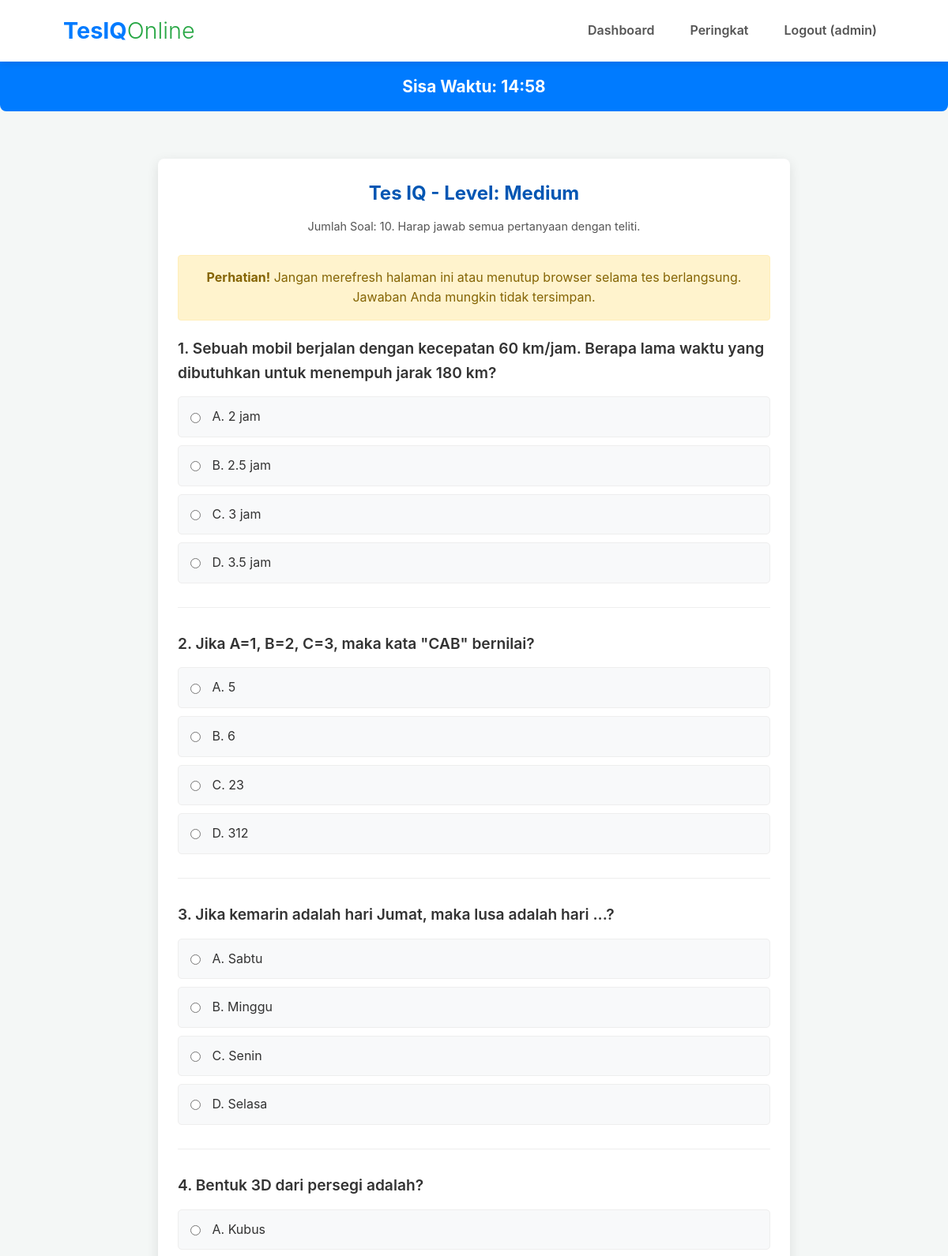
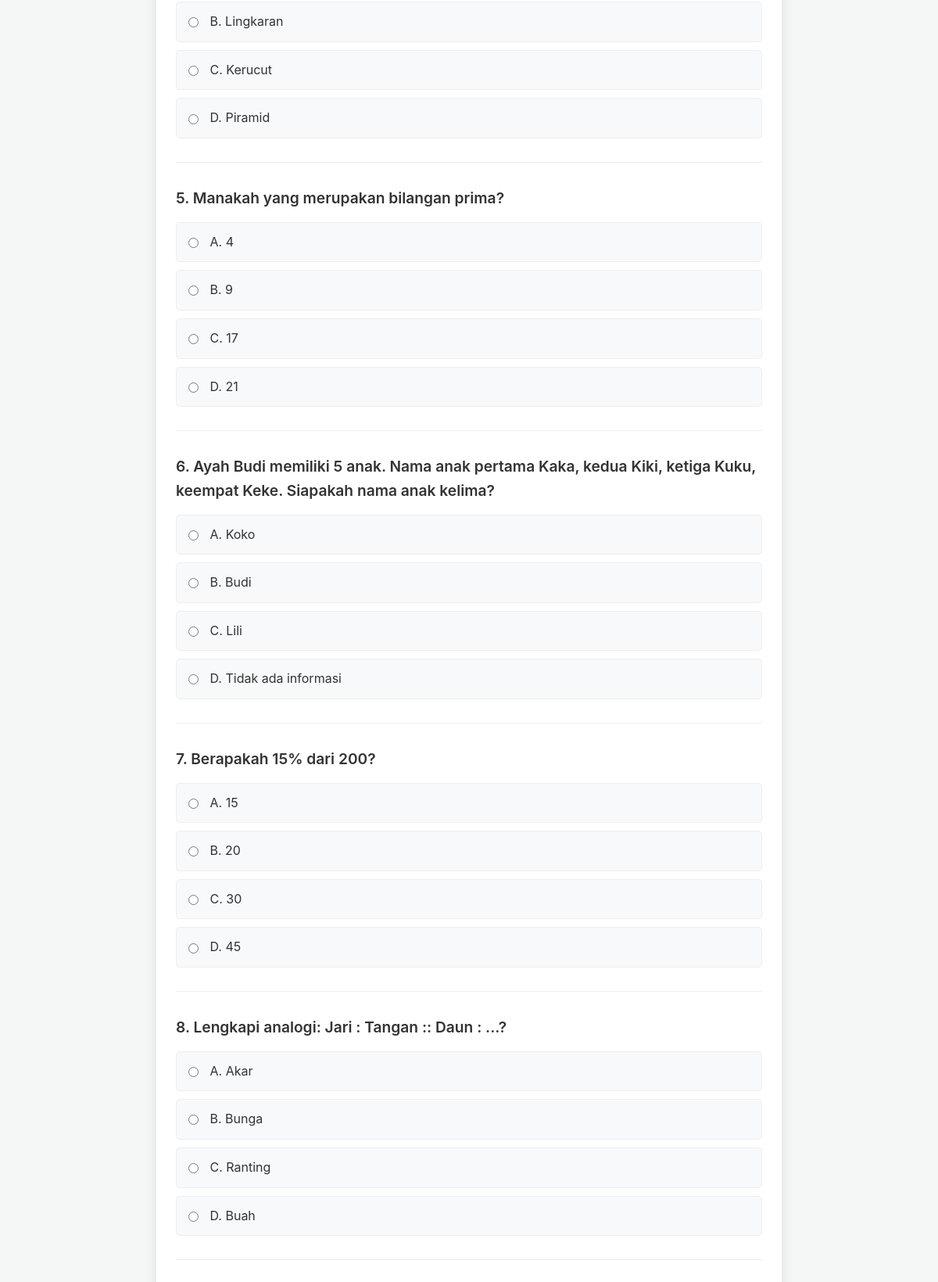
Screenshot of /test.php?level_id=2 (signed in, upper part) with the database file from the repository (2 pictures, top to bottom).
### tables this page shows
CREATE TABLE levels (
    id INT AUTO_INCREMENT PRIMARY KEY,
    level_name VARCHAR(50) NOT NULL UNIQUE,
    description TEXT
);

CREATE TABLE questions (
    id INT AUTO_INCREMENT PRIMARY KEY,
    level_id INT NOT NULL,
    question_number INT NOT NULL,
    question_text TEXT NOT NULL,
    option_a VARCHAR(255) NOT NULL,
    option_b VARCHAR(255) NOT NULL,
    option_c VARCHAR(255) NOT NULL,
    option_d VARCHAR(255) NOT NULL,
    correct_option CHAR(1) NOT NULL,
    points INT NOT NULL DEFAULT 10,
    created_at TIMESTAMP DEFAULT CURRENT_TIMESTAMP,
    FOREIGN KEY (level_id) REFERENCES levels(id) ON DELETE CASCADE,
    CONSTRAINT question_per_level UNIQUE (question_text, level_id),
    CONSTRAINT number_per_level UNIQUE (question_number, level_id)
);

### test.php (the view, shortened to what this page needs)
<?php
require_once 'config/db.php';
$level_id = intval($_GET['level_id']);
$stmt_level = $conn->prepare("SELECT level_name, description FROM levels WHERE id = ?");
$stmt_level->bind_param("i", $level_id);
$stmt_level->execute();
$result_level = $stmt_level->get_result();
$level_data = $result_level->fetch_assoc();
$level_name = $level_data['level_name'];
$jumlah_soal_per_tes = 10;
$questions = [];
$stmt_questions = $conn->prepare("SELECT id, question_text, option_a, option_b, option_c, option_d FROM questions WHERE level_id = ? ORDER BY RAND() LIMIT ?");
$stmt_questions->bind_param("ii", $level_id, $jumlah_soal_per_tes);
$stmt_questions->execute();
$result_questions = $stmt_questions->get_result();
if ($result_questions->num_rows > 0) {
    while ($row = $result_questions->fetch_assoc()) {
        $questions[] = $row;
    }
}
$waktu_per_soal_detik = 90;
$total_waktu_tes_detik = count($questions) * $waktu_per_soal_detik;
?>
<!DOCTYPE html>
<html lang="id">
<head>
    <link rel="stylesheet" href="assets/css/style.css">
    <link rel="stylesheet" href="assets/css/test.css">
</head>
<body>
    <header>
        <div class="container">
            <div class="logo">
                 <h1><a href="index.php" style="text-decoration: none; color: inherit;">TesIQ<span class="logo-online">Online</span></a></h1>
            </div>
            <nav>
                <ul>
                    <li><a href="dashboard_user.php">Dashboard</a></li>
                    <li><a href="ranking.php">Peringkat</a></li>
                    <li><a href="logout.php">Logout (<?php echo htmlspecialchars($_SESSION['username']); ?>)</a></li>
                </ul>
            </nav>
        </div>
    </header>
    <div class="timer" id="timer">
        Sisa Waktu: <span id="time">--:--</span>
    </div>
    <main>
        <div class="test-container" data-timeleft="<?php echo $total_waktu_tes_detik; ?>">
            <h2 style="text-align:center; margin-bottom:10px; color:#0056b3;">Tes IQ - Level: <?php echo htmlspecialchars($level_name); ?></h2>
            <p style="text-align:center; margin-bottom:25px; font-size:0.9em; color:#555;">Jumlah Soal: <?php echo count($questions); ?>. Harap jawab semua pertanyaan dengan teliti.</p>
            <div class="warning-message">
                <strong>Perhatian!</strong> Jangan merefresh halaman ini atau menutup browser selama tes berlangsung. Jawaban Anda mungkin tidak tersimpan.
            </div>
            <form action="submit_test.php" method="POST" id="testForm">
                <?php foreach ($questions as $index => $q): ?>
                    <div class="question-block">
                        <p class="question-text"><?php echo ($index + 1) . ". " . htmlspecialchars($q['question_text']); ?></p>
                        <div class="options">
                            <input type="hidden" name="questions_ids[<?php echo $q['id']; ?>]" value="<?php echo $q['id']; ?>"> <label>
                                <input type="radio" name="answers[<?php echo $q['id']; ?>]" value="A" required>
                                A. <?php echo htmlspecialchars($q['option_a']); ?>
                            </label>
                            <label>
                                <input type="radio" name="answers[<?php echo $q['id']; ?>]" value="B">
                                B. <?php echo htmlspecialchars($q['option_b']); ?>
                            </label>
                            <label>
                                <input type="radio" name="answers[<?php echo $q['id']; ?>]" value="C">
                                C. <?php echo htmlspecialchars($q['option_c']); ?>
                            </label>
                            <label>
                                <input type="radio" name="answers[<?php echo $q['id']; ?>]" value="D">
                                D. <?php echo htmlspecialchars($q['option_d']); ?>
                            </label>
                        </div>
                    </div>
                <?php endforeach; ?>
            </form>
        </div>
    </main>
</body>
</html>

### assets/css/style.css (style rules this page uses)
* { margin: 0; padding: 0; box-sizing: border-box; }
body { font-family: -apple-system, BlinkMacSystemFont, "Segoe UI", Roboto, Helvetica, Arial, sans-serif, "Apple Color Emoji", "Segoe UI Emoji", "Segoe UI Symbol"; line-height: 1.6; color: #333; background-color: #f4f7f6; display: flex; flex-direction: column; min-height: 100vh; }
.container { width: 90%; max-width: 1100px; margin: 0 auto; padding: 0 20px; }
header { background-color: #ffffff; color: #333; padding: 1rem 0; box-shadow: 0 2px 10px rgba(0, 0, 0, 0.1); position: sticky; top: 0; z-index: 1000; }
header .container { display: flex; justify-content: space-between; align-items: center; }
header .logo h1 { font-size: 1.8rem; color: #007bff; font-weight: 700; }
header .logo .logo-online { color: #28a745; font-weight: 300; }
header nav ul { list-style: none; display: flex; }
header nav ul li { margin-left: 25px; }
header nav ul li a { text-decoration: none; color: #555; font-weight: 600; padding: 5px 10px; border-radius: 5px; transition: background-color 0.3s ease, color 0.3s ease; }
main { flex-grow: 1; padding-top: 20px; }

### assets/css/test.css (style rules this page uses)
.test-container { max-width: 800px; margin: 20px auto; padding: 25px; background-color: #fff; border-radius: 8px; box-shadow: 0 4px 15px rgba(0, 0, 0, 0.1); }
.question-block { margin-bottom: 30px; padding-bottom: 20px; border-bottom: 1px solid #eee; }
.question-text { font-size: 1.2rem; font-weight: 600; margin-bottom: 15px; color: #333; }
.options label { display: block; background-color: #f8f9fa; padding: 12px 15px; margin-bottom: 10px; border-radius: 5px; cursor: pointer; transition: background-color 0.2s ease-in-out, border-color 0.2s ease-in-out; border: 1px solid #eee; }
.options input[type="radio"] { margin-right: 10px; vertical-align: middle; }
.timer { position: sticky; top: 70px; background-color: #007bff; color: white; padding: 15px; text-align: center; font-size: 1.3rem; font-weight: bold; border-radius: 0 0 8px 8px; z-index: 900; margin-bottom: 20px; }
header { position: sticky; top: 0; z-index: 1000; }
.warning-message { background-color: #fff3cd; color: #856404; padding: 15px; margin-bottom: 20px; border: 1px solid #ffeeba; border-radius: 0.25rem; text-align: center; }

### rows the page displays
levels: level_name "Medium"
questions: question_text "Sebuah mobil berjalan dengan kecepatan 60 km/jam. Berapa lama waktu yang dibutuhkan untuk menempuh jarak 180 km?", option_a "2 jam", option_b "2.5 jam", option_c "3 jam", option_d "3.5 jam"
questions: question_text "Jika A=1, B=2, C=3, maka kata \"CAB\" bernilai?", option_a "5", option_b "6", option_c "23", option_d "312"
questions: question_text "Jika kemarin adalah hari Jumat, maka lusa adalah hari ...?", option_a "Sabtu", option_b "Minggu", option_c "Senin", option_d "Selasa"
questions: question_text "Bentuk 3D dari persegi adalah?", option_a "Kubus", option_b "Lingkaran", option_c "Kerucut", option_d "Piramid"
questions: question_text "Manakah yang merupakan bilangan prima?", option_a "4", option_b "9", option_c "17", option_d "21"
questions: question_text "Ayah Budi memiliki 5 anak. Nama anak pertama Kaka, kedua Kiki, ketiga Kuku, keempat Keke. Siapakah nama anak kelima?", option_a "Koko", option_b "Budi", option_c "Lili", option_d "Tidak ada informasi"
questions: question_text "Berapakah 15% dari 200?", option_a "15", option_b "20", option_c "30", option_d "45"
questions: question_text "Lengkapi analogi: Jari : Tangan :: Daun : ...?", option_a "Akar", option_b "Bunga", option_c "Ranting", option_d "Buah"

### other values shown
$_SESSION['username'] "admin"
count($questions) "10"
